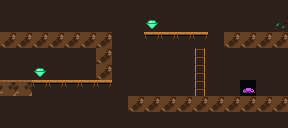

This is a level from a 2D game, rendered from its Tiled map with the project's own tilesets. A one-line summary and the complete map file follow:
An orthogonal 18x8 tile map with 16x16 px tiles, 1 tile layer (Tiles).

<map version="1.10" tiledversion="1.11.2" orientation="orthogonal" renderorder="right-down" width="18" height="8" tilewidth="16" tileheight="16" infinite="0" nextlayerid="4" nextobjectid="1">
  <properties>
    <property name="tier" value="0" type="int" />
    <property name="name" value="chunk02" />
  </properties>
  <tileset firstgid="1" source="../cells.tsx" />
  <layer id="1" name="Tiles" width="18" height="8">
    <data encoding="csv">
1,1,1,1,1,1,1,1,1,1,1,1,1,1,1,1,1,1,
1,1,1,1,1,1,1,1,1,7,1,1,1,1,1,1,1,14,
2,2,2,2,2,2,2,1,1,4,4,4,4,1,2,2,2,2,
1,1,1,1,1,1,2,1,1,1,1,1,5,1,1,1,1,1,
1,1,8,1,1,1,2,1,1,1,1,1,5,1,1,1,1,1,
3,3,4,4,4,4,4,1,1,1,1,1,5,1,1,11,1,1,
1,1,1,1,1,1,1,1,2,2,2,2,2,2,2,2,2,2,
1,1,1,1,1,1,1,1,1,1,1,1,1,1,1,1,1,1
</data>
  </layer>
</map>
